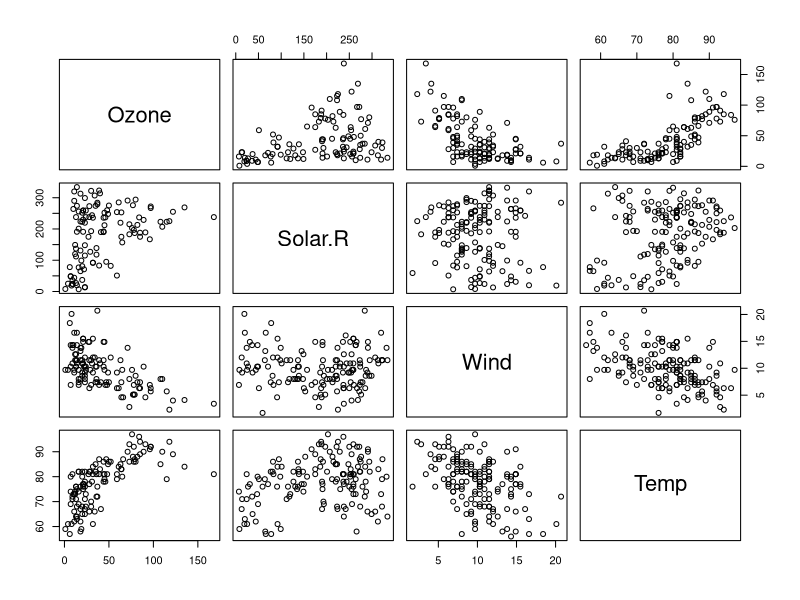
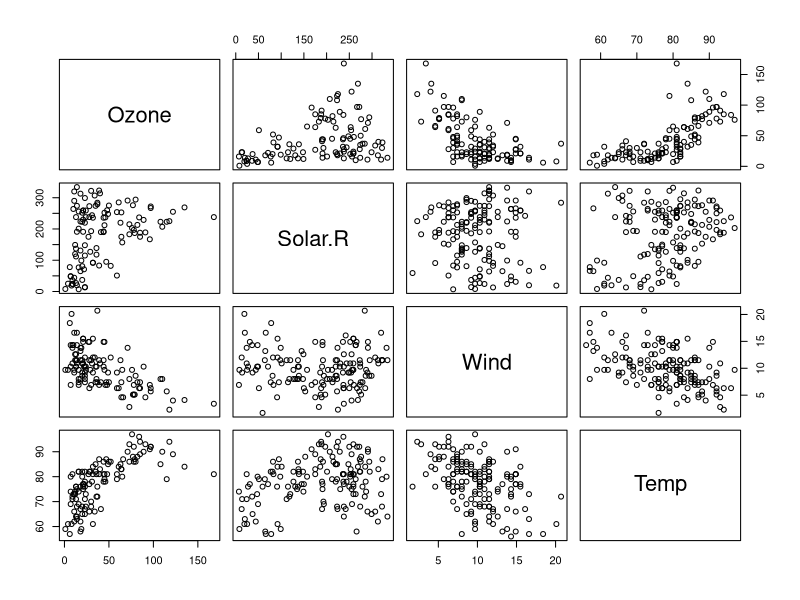
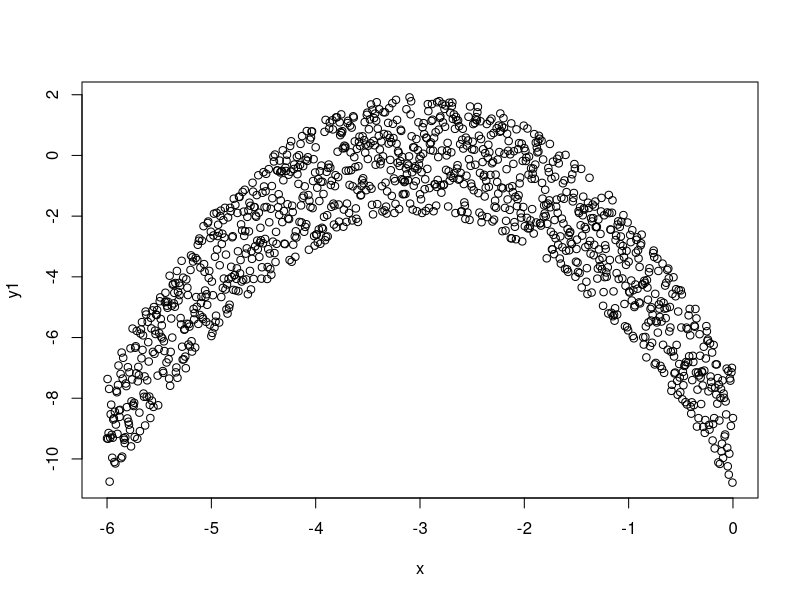
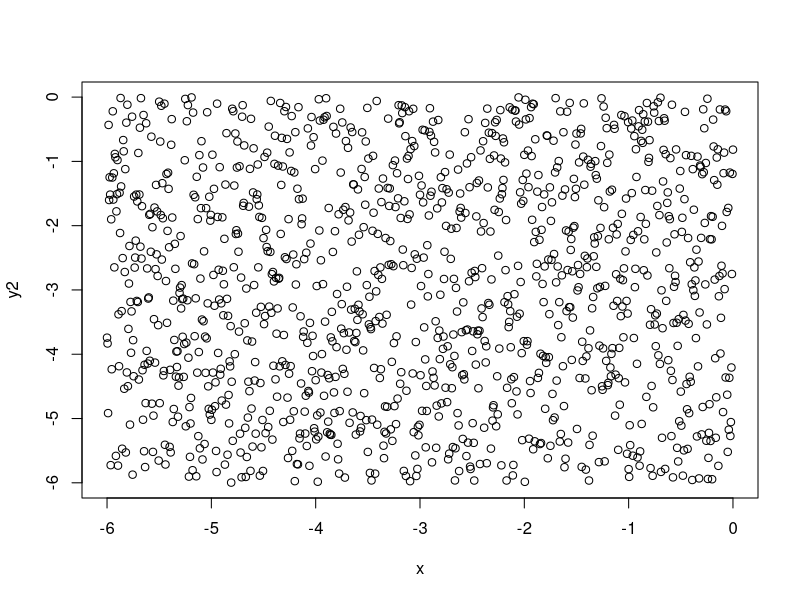
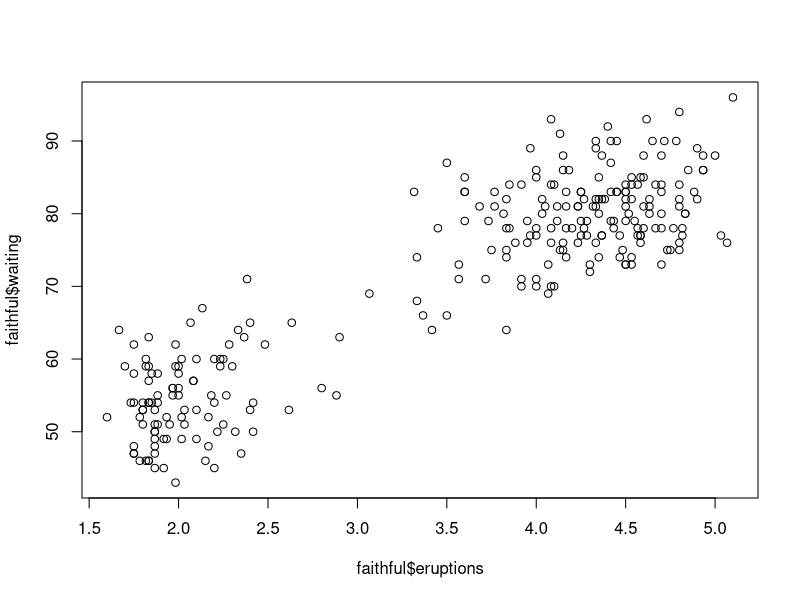
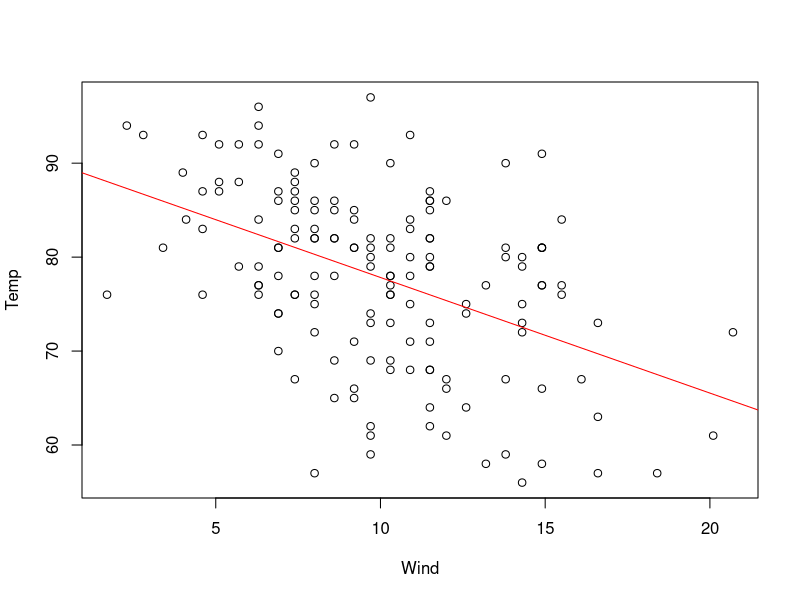
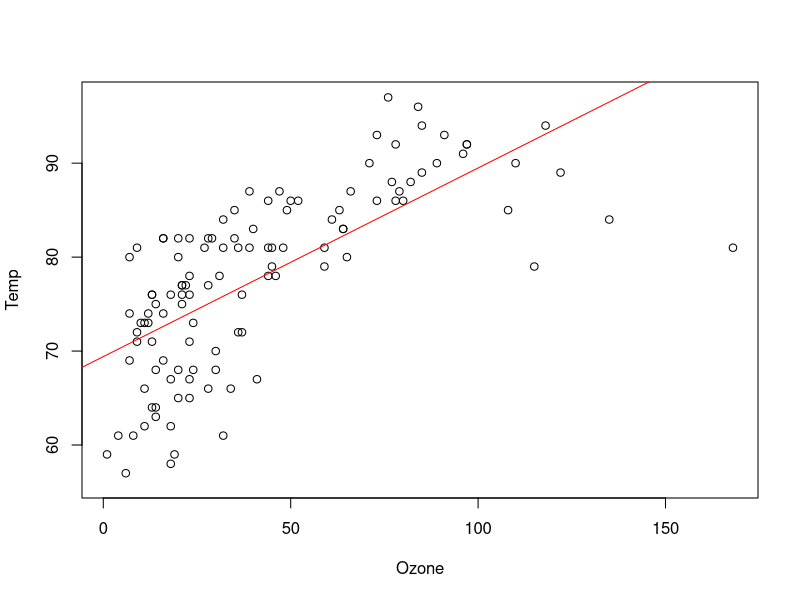
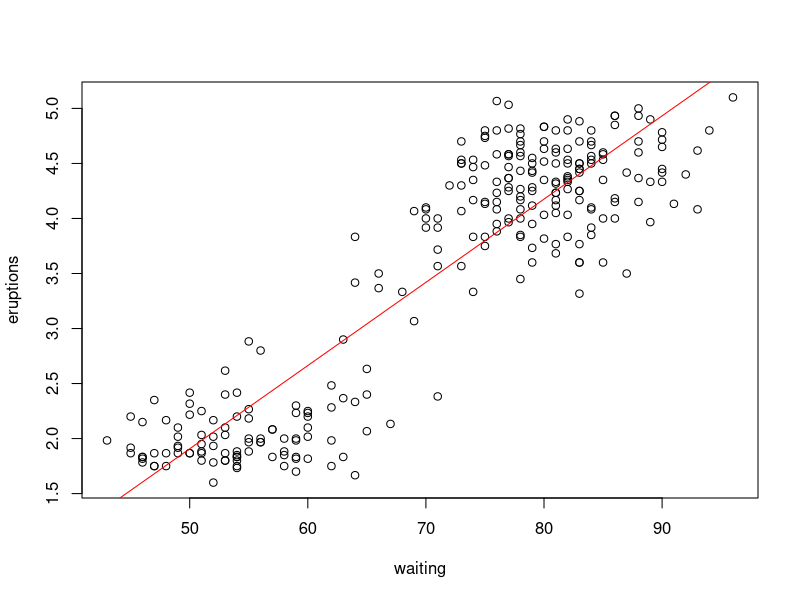

R code for these plots, in order: (Note: this script raises an error after producing the figures.)
data("airquality")
head(airquality, 15)

#Correlation just lets you know how tightly they go hand in hand with one another, not how depent they are on one another
pairs(airquality[, c("Ozone", "Solar.R", "Wind", "Temp")])
pairs(airquality[, c("Ozone", "Solar.R", "Wind", "Temp")])
cor(airquality[, c("Ozone", "Solar.R", "Wind", "Temp")], use="na.or.complete")

#For the correlation coefficent, it's hard to say what is good. It depends on your system. Think of it as percent change of one variable based on another


#1.3 Linear Association ONLY

set.seed(15165)
f = function(x){
  y=-(x+3)^2 + runif(length(x), min=-2, max=2)
  #print(y)
}
f1 = function(x){
  y=runif(length(x), min=min(x), max=max(x))
}

x=seq(from=-6, to=0, by =0.005)
y1=f(x)
y2=f1(x)

head(x, 20)
head(y1,20)
head(y2, 20)

cor(x, y1)
#2.843496e-05
cor(x, y2)
#0.03969688

plot(x, y1)
plot(x, y2)

#Exercise 1
cor(faithful[,c("eruptions", "waiting")])
plot(faithful$eruptions, faithful$waiting)

#From running cor, we see that there is a positive correlation between eruptions and waiting. The correlation is strong due to the fact that the correlation is 0.9. This is close to 1, and so we can assume that the correlation between these variables is strong. 

#2.1 Linear Model
mod = lm(Temp~Wind, data=airquality)
summary(mod)

#(Dependentvariable~Independentvariable)
plot(Temp~Wind, data=airquality)
abline(lm(Temp~Wind, data=airquality), col="red")

#Exercise 2
#State the intercept and slope and state whetehr significant
mod2=lm(Temp~Ozone, data = airquality)
summary(mod2)
plot(Temp~Ozone, data = airquality)
abline(lm(Temp~Ozone, data = airquality), col="red")
#Here, the intercept is 69.41, and the slope is 0.2. From running the summary, we see that the p-value is significant. This means temperature and ozone are correlated. As Ozone changes, then we would see temperature change. We also see an Rsquared value of 0.4, which is fairly high and could potentially mean significance in the field of ecology. 

mod3=lm(eruptions~waiting, data=faithful)
summary(mod3)
plot(eruptions~waiting, data = faithful)
abline(lm(eruptions~waiting, data = faithful),col="red")
#Here, the intercept is -1.87, and the slope is 0.07. From running the summary, we see that there is a correlation between eruptions and waiting. We see that the relationship is significant due to the p-value being 2.2e-16, which is far under 0.05. We also see that the Rsquared value is 0.8115, which is fairly high and could mean potential signiciance. For me, getting this number would mean that there is a significant correlation here. 

#2.2 Errors
res = residuals(mod)
RSS = sum(res^2)
RSE = sqrt(RSS/summary(mod)$df[2])
str(airquality)
str(summary(mod))
RMSE = RSS/153
RMSE
MSE = RSS/summary(mod)$df[2]
MSE
anova(mod)

#Exercise 3
res=residuals(mod2)
RSS=sum(res^2)

RSE=sqrt(RSS/summary(mod2)$df[2])
#6.81
#6.81 equals the Residual Standard Error (RSE). To calculate this, you first need to calculate the residual. Then you take the sum of your residuals squared. Lastly, you take the square root of the residuals squared divided by the degrees freedom. 
#This is the square root of the MSE. 
#Essentially this is the standard deviation of the residuals. 
RMSE=RSS/116
RMSE
#45.69


MSE=RSS/summary(mod2)$df[2]
MSE2
#46.49
#To calculate the MSE, you take the sum of the squared residuals, divided by the degrees of freedom of mod3. 
#This shows the varriance of all residuals. 
